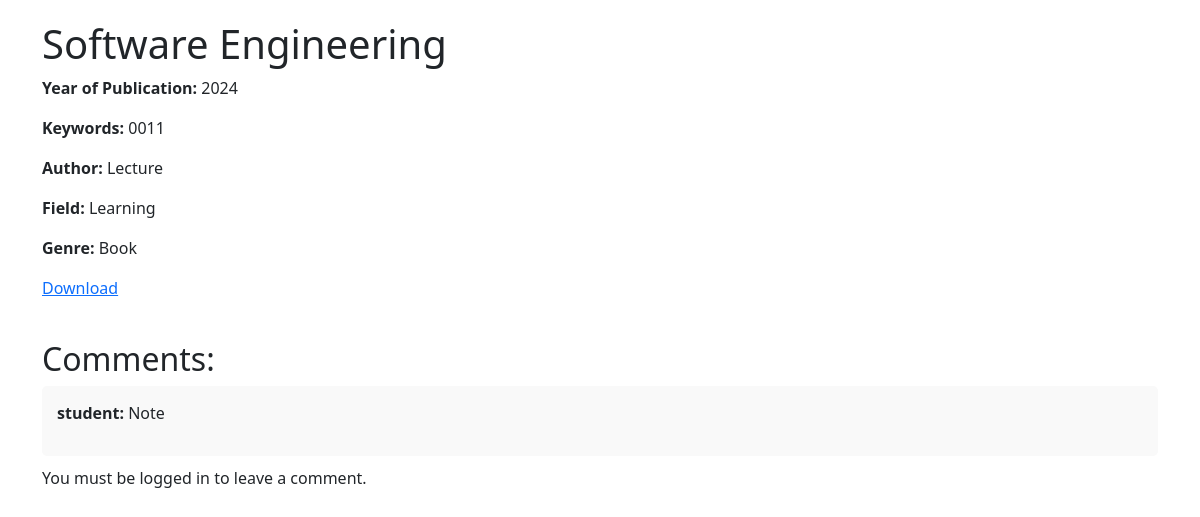
Screenshot of /document/1/ with the database file from the repository.
### documents/models.py (models this page shows, shortened)
class Document(models.Model):
    DOC_TYPES = (
        ('book', 'Book'),
        ('newspaper', 'Newspaper'),
        ('project', 'Project'),
    )
    name = models.CharField(max_length=255)
    year_of_publication = models.IntegerField()
    keywords = models.CharField(max_length=255)
    file = models.FileField(upload_to='documents/')
    document_type = models.CharField(choices=DOC_TYPES, max_length=20)
    author = models.CharField(max_length=255)
    field = models.CharField(max_length=255)
    genre = models.CharField(max_length=255)

class DocumentEvaluation(models.Model):
    document = models.ForeignKey(Document, related_name='evaluations', on_delete=models.CASCADE)
    user = models.ForeignKey(User, on_delete=models.CASCADE)
    comment = models.TextField()

### documents/views.py (the view)
# urls.py: path('document/<int:pk>/', views.document_detail, name='document_detail'),
def document_detail(request, pk):
    document = get_object_or_404(Document, pk=pk)
    evaluations = DocumentEvaluation.objects.filter(document=document)
    if request.method == 'POST':
        form = DocumentEvaluationForm(request.POST)
        if form.is_valid():
            evaluation = form.save(commit=False)
            evaluation.document = document
            evaluation.user = request.user
            evaluation.save()
    else:
        form = DocumentEvaluationForm()
    return render(request, 'documents/document_detail.html', {'document': document, 'evaluations': evaluations, 'form': form})

### documents/templates/documents/document_detail.html (shortened to what this page needs)
{% load static %}
<!DOCTYPE html>
<html lang="en">
<head>
    <link rel="stylesheet" href="{% static 'css/styles.css' %}">
    <link href="https://cdn.jsdelivr.net/npm/bootstrap@5.3.3/dist/css/bootstrap.min.css" rel="stylesheet">
</head>
<body>
<div class="container">
    <h1>{{ document.name }}</h1>
    <div class="document-info">
        <p><strong>Year of Publication:</strong> {{ document.year_of_publication }}</p>
        <p><strong>Keywords:</strong> {{ document.keywords }}</p>
        <p><strong>Author:</strong> {{ document.author }}</p>
        <p><strong>Field:</strong> {{ document.field }}</p>
        <p><strong>Genre:</strong> {{ document.genre }}</p>
        <a href="{{ document.file.url }}" download>Download</a>
    </div>
    <div class="comments-section">
        <h2>Comments:</h2>
        {% for evaluation in evaluations %}
            <div class="comment-item">
                <p><strong>{{ evaluation.user.username }}:</strong> {{ evaluation.comment }}</p>
            </div>
        {% empty %}
            <p>No comments yet.</p>
        {% endfor %}
        {% if user.is_authenticated %}
            <h3>Leave a comment:</h3>
            <form method="POST" class="comment-form">
                {% csrf_token %}
                {{ form.as_p }}
                <button type="submit">Submit Comment</button>
            </form>
        {% else %}
            <p>You must be logged in to leave a comment.</p>
        {% endif %}
    </div>
</div>
</body>
</html>

### documents/static/css/styles.css (style rules this page uses)
body { font-family: Arial, sans-serif; background-color: #f4f4f4; margin: 0; padding: 0; }
h1, h2, h3 { color: #333; }
a { text-decoration: none; color: #007BFF; }
.container { width: 80%; margin: 0 auto; padding: 20px; }
.document-info { margin-bottom: 30px; }
.comments-section { margin-top: 40px; }
.comment-item { background-color: #f9f9f9; padding: 15px; border-radius: 5px; margin-bottom: 10px; }

### rows the page displays
Document: name "Software Engineering", year_of_publication "2024", keywords "0011", author "Lecture", field "Learning", genre "Book"
DocumentEvaluation: user.username "student", comment "Note"
